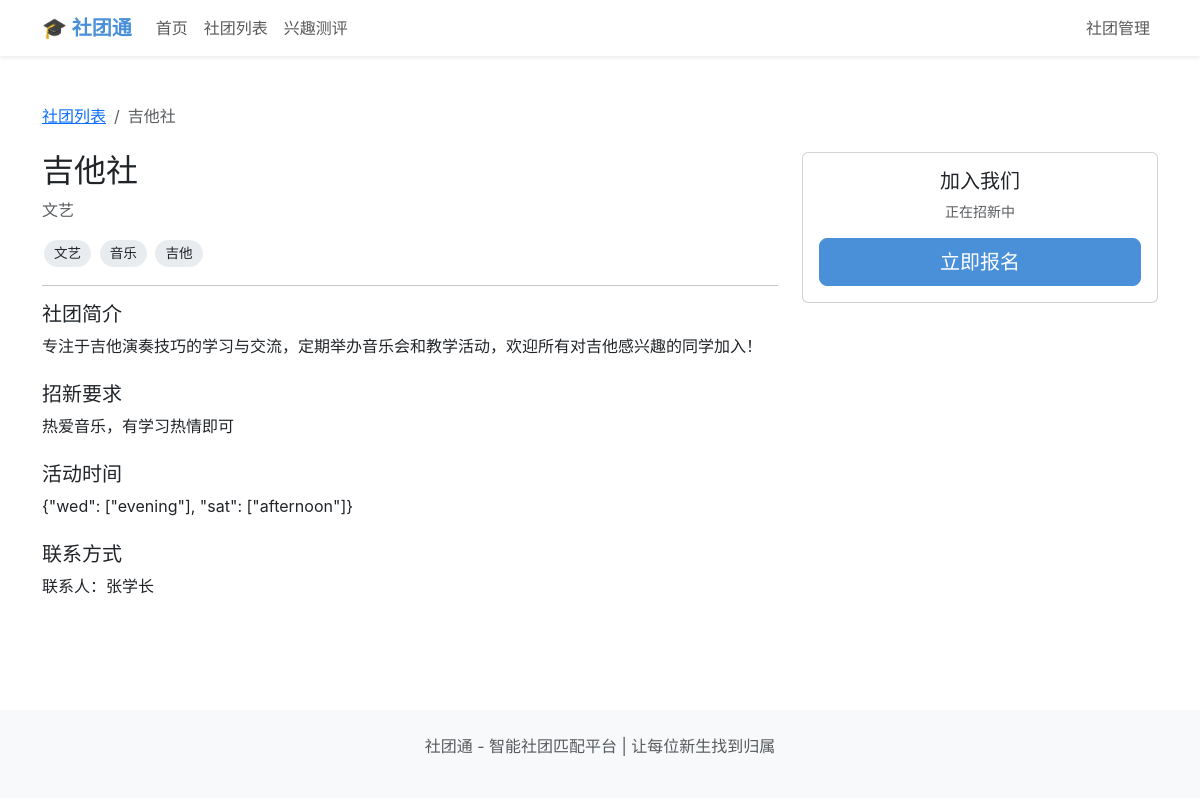
The app's page /club/1 with its own data.
### models.py (models this page shows, shortened)
class Club(db.Model):
    id = db.Column(db.Integer, primary_key=True)
    name = db.Column(db.String(100), nullable=False)  # 社团名称
    category = db.Column(db.String(50))  # 类别：文艺、体育、学术、公益、技术等
    description = db.Column(db.Text)  # 社团简介
    requirements = db.Column(db.Text)  # 招新要求
    tags = db.Column(db.Text)  # 社团标签 "文艺,音乐,表演"
    activity_time = db.Column(db.Text)  # {"mon": ["evening"], "wed": ["afternoon"], ...}
    contact = db.Column(db.String(100))
    wechat_group = db.Column(db.String(100))
    is_recruiting = db.Column(db.Boolean, default=True)
    admin_password = db.Column(db.String(100), default="123456")
    created_at = db.Column(db.DateTime, default=datetime.now)

### app.py (the view)
@app.route('/club/<int:club_id>')
def club_detail(club_id):
    club = Club.query.get_or_404(club_id)
    student_id = session.get('student_id')
    applied = False
    if student_id:
        applied = Application.query.filter_by(student_id=student_id, club_id=club_id).first() is not None
    return render_template('club_detail.html', club=club, applied=applied)

### templates/club_detail.html (shortened to what this page needs)
{% extends "base.html" %}
{% block content %}
<div class="container py-5">
    <nav aria-label="breadcrumb" class="mb-4">
        <ol class="breadcrumb">
            <li class="breadcrumb-item"><a href="{{ url_for('club_list') }}">社团列表</a></li>
            <li class="breadcrumb-item active">{{ club.name }}</li>
        </ol>
    </nav>
    <div class="row">
        <div class="col-lg-8">
            <h2>{{ club.name }}</h2>
            <p class="text-muted">{{ club.category }}</p>
            <div class="mb-3">
                {% for tag in club.tags.split(',') %}
                <span class="tag">{{ tag }}</span>
                {% endfor %}
            </div>
            <hr>
            <h5>社团简介</h5>
            <p>{{ club.description }}</p>
            <h5 class="mt-4">招新要求</h5>
            <p>{{ club.requirements or '暂无特殊要求' }}</p>
            <h5 class="mt-4">活动时间</h5>
            <p>{{ club.activity_time or '时间灵活' }}</p>
            <h5 class="mt-4">联系方式</h5>
            <p>联系人：{{ club.contact or '暂无' }}</p>
        </div>
        <div class="col-lg-4">
            <div class="card">
                <div class="card-body text-center">
                    <h5>加入我们</h5>
                    {% if club.is_recruiting %}
                        {% if applied %}
                        <p class="text-success">✅ 您已报名该社团</p>
                        <a href="{{ url_for('my_applications') }}" class="btn btn-outline-primary">查看我的报名</a>
                        {% else %}
                        <p class="text-muted small">正在招新中</p>
                        <a href="{{ url_for('apply', club_id=club.id) }}" class="btn btn-primary btn-lg w-100">立即报名</a>
                        {% endif %}
                    {% else %}
                    <p class="text-muted">暂未开放招新</p>
                    {% endif %}
                </div>
            </div>
        </div>
    </div>
</div>
{% endblock %}

### templates/base.html (style rules this page uses)
:root { --primary-color: #4a90d9; --secondary-color: #f8f9fa; }
body { font-family: -apple-system, BlinkMacSystemFont, "Segoe UI", Roboto, "Helvetica Neue", Arial, sans-serif; }
.btn-primary { background-color: var(--primary-color); border-color: var(--primary-color); }
.tag { display: inline-block; background: #e9ecef; padding: 3px 10px; border-radius: 15px; font-size: 0.85rem; margin: 2px; }

### records on screen
Club: name "吉他社", category "文艺", description "专注于吉他演奏技巧的学习与交流，定期举办音乐会和教学活动，欢迎所有对吉他感兴趣的同学加入！", requirements "热爱音乐，有学习热情即可", activity_time "{\"wed\": [\"evening\"], \"sat\": [\"afternoon\"]}", contact "张学长"

### other values on screen
{{ tag }} "文艺" "音乐" "吉他"
